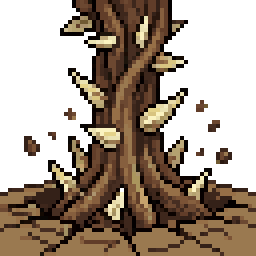
#> input picture docs/battle/root-rampart-2026-10-05/eruption_front_take2.png, 64 x 64 px, found by its file name (shown 4 times larger)
$ python build_pieces.py
#> lines starting #> are read from the running program, lines starting #| are printed output that depends on the picture
"""Root Rampart effect pieces (Claude, 2026-10-05). Free; run from the repo root.
The eruption is RD Pro take 2 (roots with pale husk spikes) with its flat ground
slab removed: ground colours are cleared outside the root column, and the column
fades into a ragged crater edge. eruption_alt is its mirror (the two alternate);
the field burst is a small copy."""
from collections import Counter
from pathlib import Path
from PIL import Image, ImageOps
D = "docs/battle/root-rampart-2026-10-05/"
OUT = Path("assets/sprites/effects/tallowroot3/root_rampart"); OUT.mkdir(parents=True, exist_ok=True)
im = Image.open(D + "eruption_front_take2.png").convert("RGBA"); px = im.load(); W, H = im.size
#> further down, im is the input picture: PIL image 64x64 RGBA; mean R, G, B, A 167.7, 153.7, 140.1, 144.4
#> after `W, H = im.size`: W = 64; H = 64
ground = Counter(px[x, H - 2][:3] for x in range(W)).most_common(6)
#> ground = [((154, 121, 80), 51), ((71, 46, 34), 4), ((62, 39, 28), 3), ((41, 23, 14), 2), ((9, 6, 4), 1), ((150, 111, 71), 1)]
gcols = [c for c, _ in ground]
#> gcols = [(154, 121, 80), (71, 46, 34), (62, 39, 28), (41, 23, 14), (9, 6, 4), (150, 111, 71)]
def is_ground(p):
    return any(abs(p[0] - c[0]) + abs(p[1] - c[1]) + abs(p[2] - c[2]) < 40 for c in gcols)
# The root column: columns that are dark brown wood in the upper half.
wood_cols = [x for x in range(W) if sum(1 for y in range(H // 2) if px[x, y][3] and sum(px[x, y][:3]) < 330) > H // 6]
#> wood_cols = [21, 22, 23, 24, 25, 26, 27, 28, 29, 30, 31, 32, 33, 34, 35, 36, 37, 38, 39, 40, 41, 42]
left, right = min(wood_cols), max(wood_cols)
#> left = 21; right = 42
for y in range(H):
    for x in range(W):
        p = px[x, y]
        inside = left - 3 <= x <= right + 3
        if p[3] and is_ground(p) and (not inside or y > H - 6):
            px[x, y] = (0, 0, 0, 0)
im.save(OUT / "eruption.png"); ImageOps.mirror(im).save(OUT / "eruption_alt.png")
#> after `im.save(OUT / 'eruption.png')`:
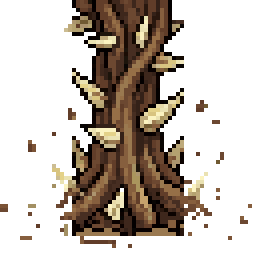
#> saved as eruption.png: PIL image 64x64 RGBA (shown 4 times larger); mean R, G, B, A 147.8, 138.6, 130.1, 96.7; transparent parts drawn white
#> after `im.save(OUT / 'eruption.png')`:
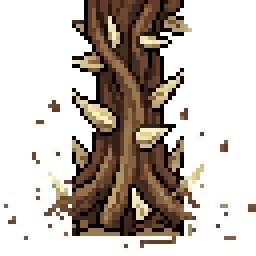
#> saved as eruption_alt.png: PIL image 64x64 RGBA (shown 4 times larger); mean R, G, B, A 147.8, 138.6, 130.1, 96.7; transparent parts drawn white
im.resize((32, 32), Image.NEAREST).save(OUT / "field_roots.png")
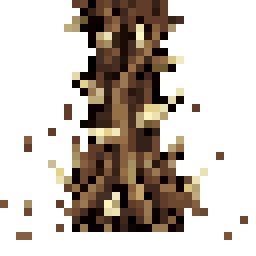
#> saved as field_roots.png: PIL image 32x32 RGBA (shown 8 times larger); mean R, G, B, A 147.3, 138.3, 129.8, 94.9; transparent parts drawn white
print("column", left, right, "ground colours", gcols[:3], "bbox", im.getbbox())
#| column 21 42 ground colours [(154, 121, 80), (71, 46, 34), (62, 39, 28)] bbox (0, 0, 63, 62)

$ run again, with docs/battle/root-rampart-2026-10-05/eruption_front_take1.png copied over docs/battle/root-rampart-2026-10-05/eruption_front_take2.png
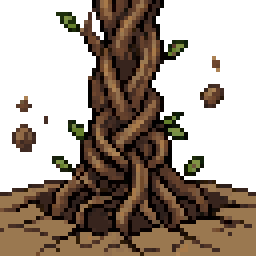
#> input picture docs/battle/root-rampart-2026-10-05/eruption_front_take1.png, 64 x 64 px, found by its file name (shown 4 times larger)
#> im is the input picture: PIL image 64x64 RGBA; mean R, G, B, A 163.5, 150.6, 139.2, 139.1
#> ground = [((154, 120, 80), 45), ((146, 112, 79), 5), ((63, 42, 34), 4), ((83, 54, 39), 2), ((55, 36, 29), 2), ((167, 121, 73), 2)]
#> gcols = [(154, 120, 80), (146, 112, 79), (63, 42, 34), (83, 54, 39), (55, 36, 29), (167, 121, 73)]
#> wood_cols = [22, 23, 24, 25, 26, 27, 28, 29, 30, 31, 32, 33, 34, 35, 36, 37, 38, 39, 40]
#> left = 22; right = 40
#> `im.save(OUT / 'eruption.png')`:
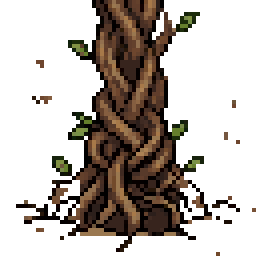
#> saved as eruption_alt.png: PIL image 64x64 RGBA (shown 4 times larger); mean R, G, B, A 140.2, 133, 127.2, 92; transparent parts drawn white
#> `im.resize((32, 32), Image.NEAREST).save(OUT / "field_roots.png")`:
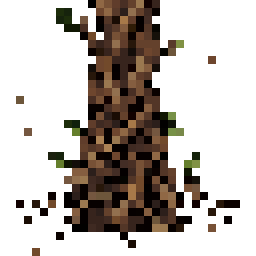
#> saved as field_roots.png: PIL image 32x32 RGBA (shown 8 times larger); mean R, G, B, A 138.4, 131.4, 125.9, 89.9; transparent parts drawn white
#| column 22 40 ground colours [(154, 120, 80), (146, 112, 79), (63, 42, 34)] bbox (0, 0, 60, 64)
